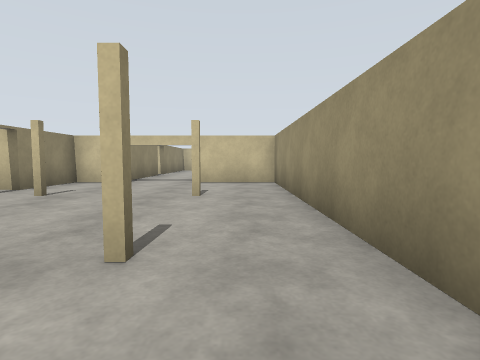
view 1 (above)

16 first-person views from a walk through a Gazebo world. The camera is 1.2 m above the floor, tilts 4° down and sees 80° across. The floor is counted in squares, 2 m on a side. Each view is taken from the middle of a square. On the plan, view 1 faces up. The plan holds only what a view shows up to about 9 squares ahead; the rest is blank.

view 2
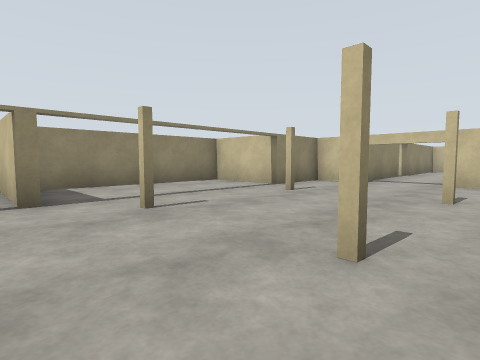

view 3
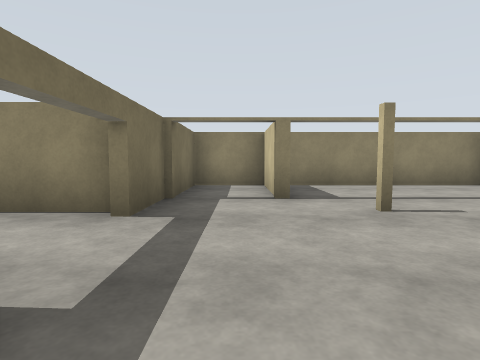

view 4
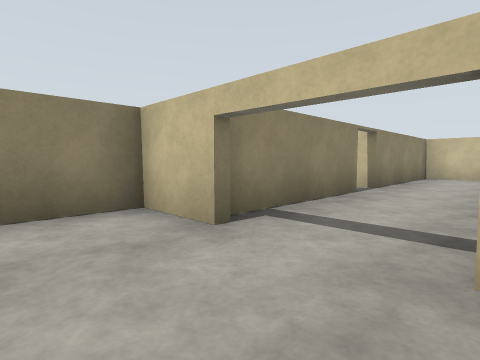

view 5
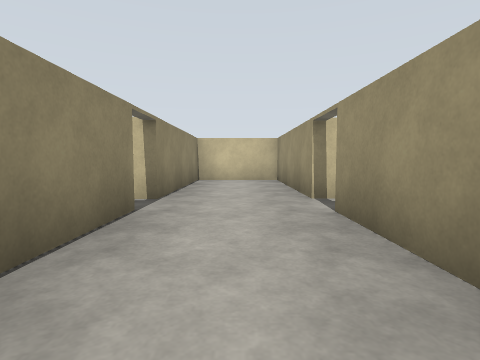

view 6
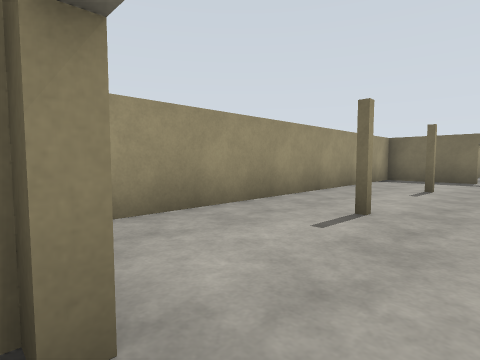

view 7
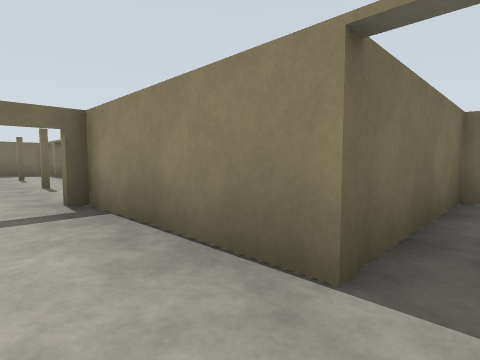

view 8
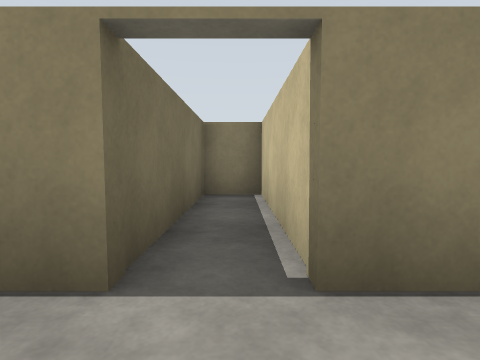

view 9
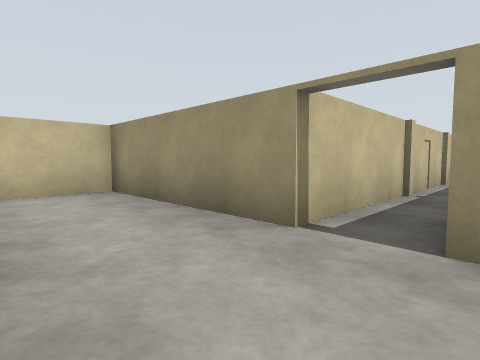

view 10
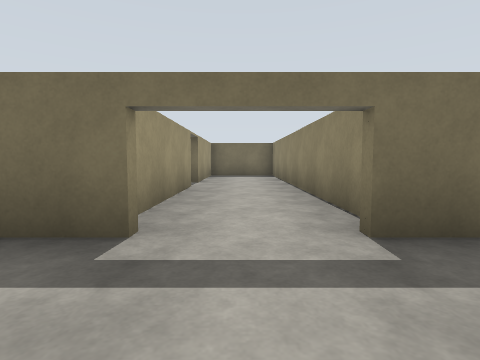

view 11
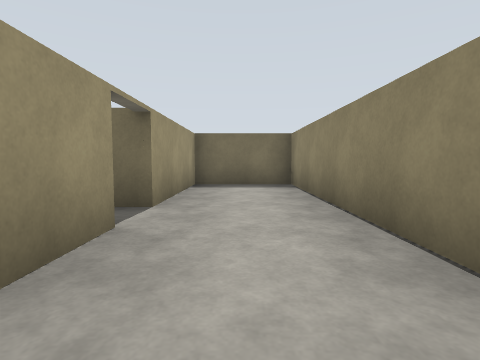

view 12
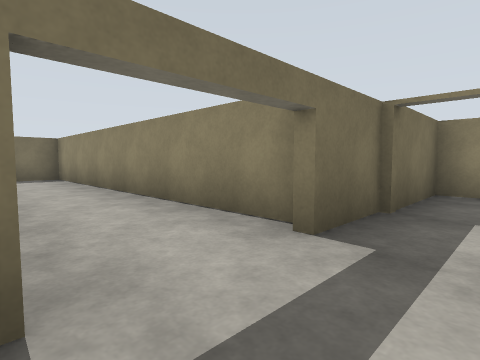

view 13
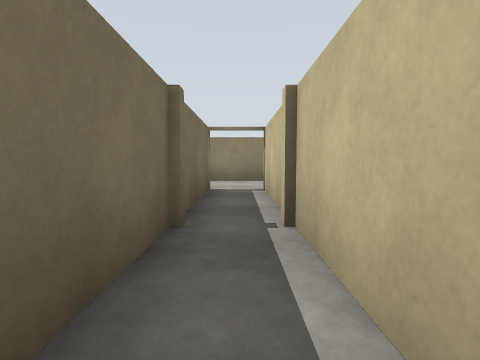

view 14
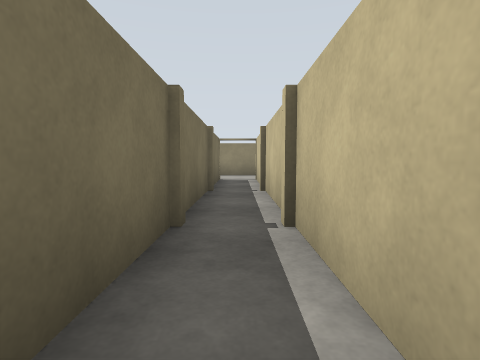

view 15
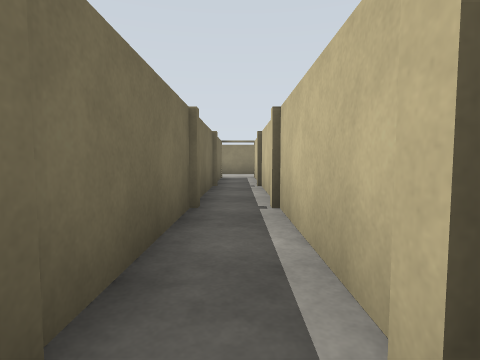

view 16
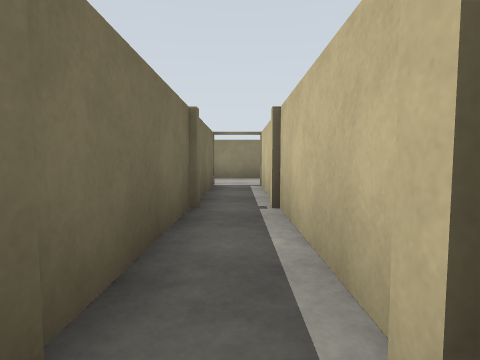

### Floor plan
Points are (right, up) in squares from view 1. A wall is a line through its corners. A room is listed if a view was taken in it or the views show most of it. See-through windows are left out.
Room 1 (views 1, 2, 3, 4, 5, 6, 7, 8, 9, 10, 12)
walls: (-3, 7.7) (-4.4, 7.7) (-4.4, 5.7) (-6.8, 5.7) (-6.8, 1.1); (-0.9, 7.8) (-0.9, 11.4); (-4.4, 0.6) (-6.8, 0.6) (-6.8, -1.2) (-3, -1.2); (-0.9, 12.4) (-0.9, 16.6) (-3.3, 16.6) (-3.3, 12.4) (-7, 12.4) (-7, 11.4) (-3.3, 11.4) (-3.3, 7.9); (-3.3, -1.4) (-3.3, -2.4); (-1.2, -1.2) (0.9, -1.2) (0.9, 7.7) (-1.2, 7.7)
ways out: opening at (-2, -3) to room 2; opening at (-1, 12)
Room 2 (view 11)
walls: (-0.9, -5.5) (-0.9, -2); (-3.3, -2.4) (-3.3, -10.1) (-0.9, -10.1) (-0.9, -6.6)
ways out: opening at (-2, -3) to room 1; opening at (-1, -6) to room 3
Room 3 (views 13, 14, 15, 16)
walls: (8.5, -5.5) (-0.9, -5.5); (-0.9, -6.6) (8.5, -6.6)
ways out: opening at (-1, -6) to room 2

Where each view was taken, in squares from view 1:
view 1: 0 up, 0 right, facing up
view 2: 0 up, 0 right, facing up-left
view 3: 0 up, 0 right, facing left
view 4: 6 up, 1 left, facing up-left
view 5: 8 up, 2 left, facing up
view 6: 8 up, 2 left, facing down-right
view 7: 12 up, 2 left, facing down-left
view 8: 12 up, 2 left, facing left
view 9: 11 up, 3 left, facing up-right
view 10: 1 up, 2 left, facing down
view 11: 3 down, 2 left, facing down
view 12: 0 up, 1 left, facing down-left
view 13: 6 down, 5 right, facing left
view 14: 6 down, 8 right, facing left
view 15: 6 down, 9 right, facing left
view 16: 6 down, 6 right, facing left
